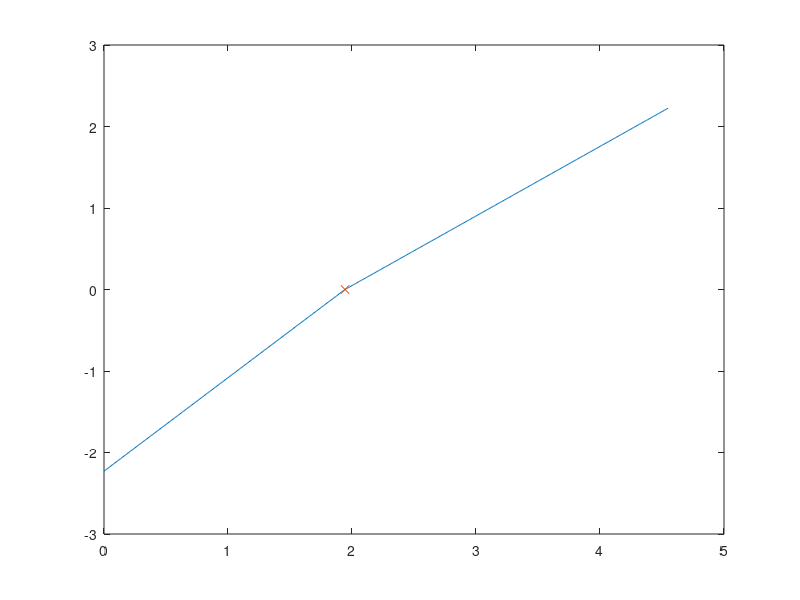

Source code (MATLAB): (Note: this script raises an error after producing the figure.)
clc
clear
RND = @(l, u) rand(1)*(u-l) + l;

%  Create test E-P uniform
start = 0;
stop = RND(3, 5);
span = stop-start;
mid_point = RND(start+0.2*span, stop - 0.3*span);
step = RND(0.001, 0.01);
amp = RND(2, 3);


k1 = amp/(mid_point - start);
k2 = amp/(stop - mid_point);

x1 = start : step : mid_point;
x2 = mid_point : step : stop;

y1 = k1*(x1 - mid_point);
y2 = k2*(x2 - mid_point);

x = [x1 x2];
y = [y1 y2] + 0.0;


clearvars x1 x2 y1 y2


plot(x, y)
hold on

plot(mid_point, 0 , 'x')

loop.E.p = x;
loop.P.p = y;
loop.I = y;

pr_v = 0.5;
prcn = getting_percentile_2(loop, pr_v)
xline(prcn, 'g')





















